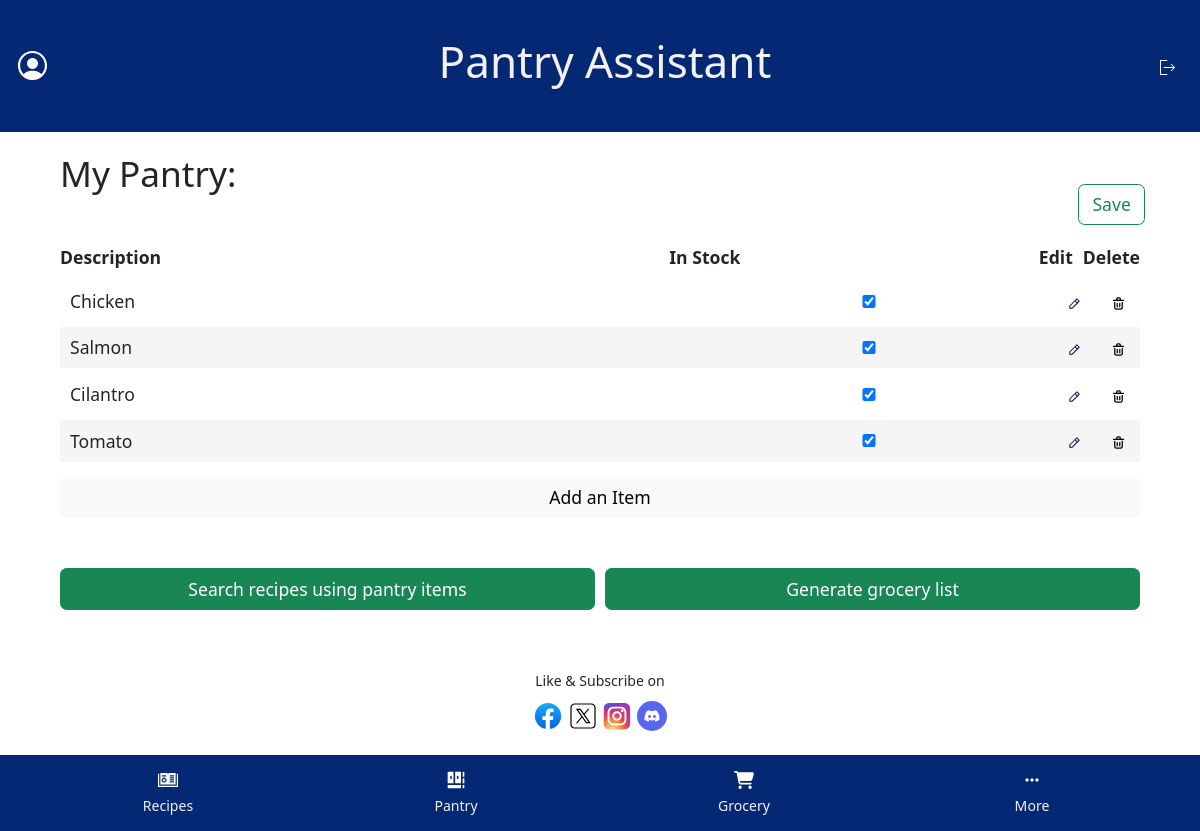
Page /pantry/ (signed in) on the earlier database version.
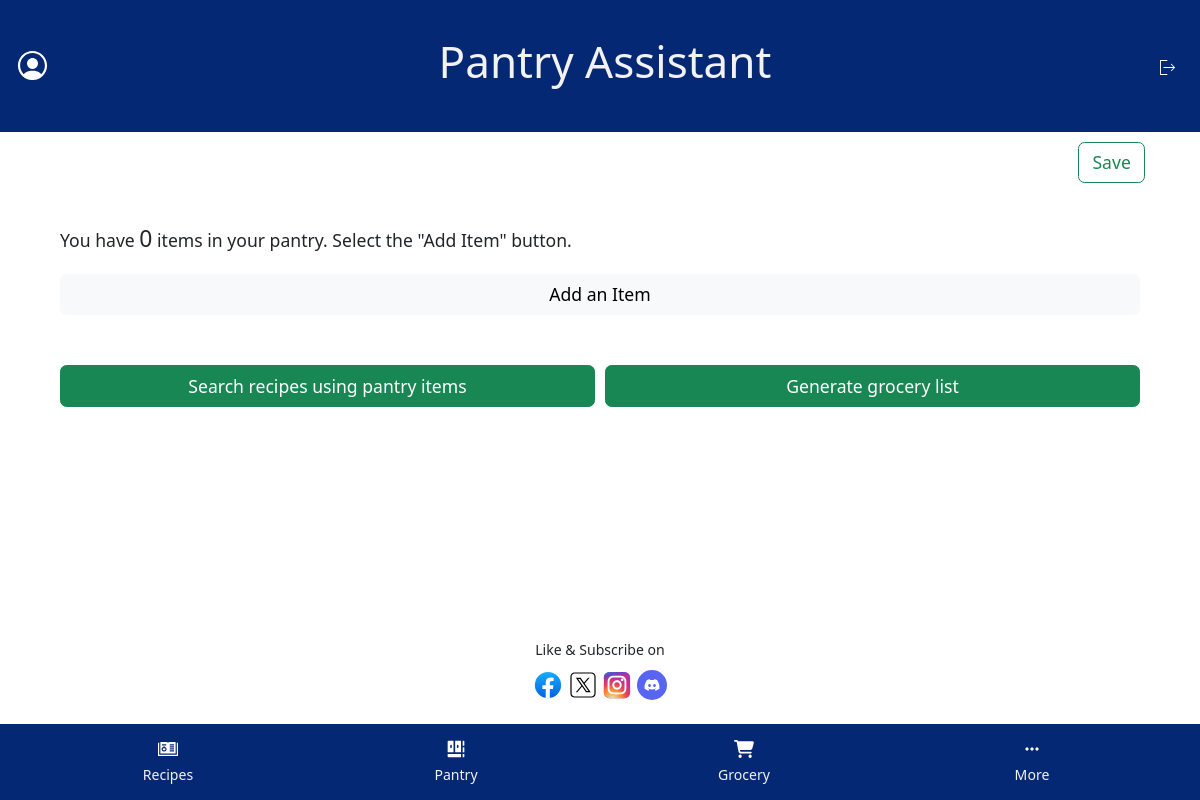
Same page on the later database version.
### pantry/models.py (models this page shows, shortened)
class PantryItem(models.Model):
    user = models.ForeignKey(User, on_delete=models.CASCADE)
    name = models.CharField(max_length=100)
    in_stock = models.BooleanField(default=True)
    quantity = models.IntegerField(default=1, blank=True, null=True)
    expiration_date = models.DateField(blank=True, null=True)

### pantry/views.py (the view)
# urls.py: path('pantry/', views.pantry_list, name="pantry_list"),
@login_required(login_url='login')
def pantry_list(request):
    if request.method == 'POST':
        new_item_form = NewPantryItemForm(request.POST)
        if new_item_form.is_valid():
            new_item = new_item_form.save(commit=False)
            new_item.user = request.user  # Set the user before saving
            new_item.save()
            return redirect('pantry_list')  # Redirect to the same view after saving
        elif request.POST.get("save"):
            return redirect('pantry_list')
    else:
        new_item_form = NewPantryItemForm()
    pantry_items = PantryItem.objects.filter(user=request.user)
    context = {
        'new_item_form' : NewPantryItemForm(),
        'pantry_items': pantry_items,
    }
    return render(request, 'pantry/pantry.html', context=context)

### pantry/forms.py
class NewPantryItemForm(forms.ModelForm):
    class Meta:
        model = PantryItem
        fields = ['name', 'quantity', 'expiration_date']
        widgets = {
            'quantity' : forms.NumberInput(attrs={'min': 0}),
            'expiration_date': forms.DateInput(attrs={'type': 'date'}),
        }
    def __init__(self, *args, **kwargs):
        super().__init__(*args, **kwargs)
        self.fields['quantity'].required = False
        self.fields['quantity'].label = "Quantity (Optional)"
        self.fields['expiration_date'].required = False
        self.fields['expiration_date'].label = "Expiration Date (Optional)"
    name = forms.CharField(required=True, widget=forms.TextInput(), label='Item Name')

### pantry/templates/pantry/pantry.html (shortened to what this page needs)
{% extends "pantry/authenticated_base.html" %}
{% load static %}
{% block link %}
    <link rel="stylesheet" href="{% static 'css/styles_pantry.css' %}">
{% endblock %}
{% block content %}
    {%if pantry_items %}<h2>My Pantry:</h2>{% endif %}
    <form id="pantry-list-form" action="#" method="POST">
        <div id="save-container">
            <button id="save-btn" class="btn btn-outline-success" type="submit" name="save" value="save">Save</button>
        </div>
        <div id="pantry-container">
            {%if pantry_items %}
                <div id="pantry-list-container">
                    <div class="pantry-list-header">
                        <div>Description</div>
                        <div>In Stock</div>
                        <div>Edit</div>
                        <div>Delete</div>
                    </div>
                    <ul>
                        {% for pantry_item in pantry_items %}
                            <div class="pantry-item-container">
                                <li>{{pantry_item.name|title}}</li>
                                {% if pantry_item.in_stock %}
                                    <input name="pi-{{pantry_item.id}}" value="clicked" type="checkbox" checked>
                                {% else %}
                                    <input name="pi-{{pantry_item.id}}" value="clicked" type="checkbox">
                                {% endif %}
                                <button class="edit btn" type="submit">
                                </button>
                                <button class="delete btn" type="submit">
                                </button>
                            </div>
                        {% endfor %}
                    </ul>
                </div>
            {% else %}
                <p id="zero-item-message">You have <span style="font-size: 1.3rem;">0</span> items in your pantry. Select the "Add Item" button.</p>
            {% endif %}
        </div>
    </form>
    <button id="add-item-btn" class="btn btn-light" type="submit">Add an Item</button>
    <div class="pantry-controls">
        <button id="generate-btn" type="submit" class="btn btn-success">Search recipes using pantry items</button>
        <button id="generate-btn" type="submit" class="btn btn-success">Generate grocery list</button>
    </div>
{% endblock %}

### pantry/templates/pantry/authenticated_base.html (shortened to what this page needs)
{% load static %}
<!DOCTYPE html>
<html lang="en">
<head>
    <link rel="stylesheet" type="text/css" href="{% static 'css/styles_authenticated.css' %}" />
    <link href="https://cdn.jsdelivr.net/npm/bootstrap@5.3.3/dist/css/bootstrap.min.css" rel="stylesheet">
    {% block link %}{% endblock %}
</head>
<body>
    <div id="content-wrapper">
        <header>
            <h1>{% block header %}Pantry Assistant{% endblock %}</h1>
            <a href="{% url 'logout' %}">
            </a>
            </header>
        <nav>
            <ul>
                <li>
                    <a href="{% url 'recipe_list' %}">
                        <div class="nav-text">Recipes</div>
                    </a>
                </li>
                <li>
                    <a href="{% url 'pantry_list' %}">
                        <div class="nav-text">Pantry</div>
                    </a>
                </li>
                <li>
                    <a href="{% url 'grocery_list' %}">
                        <div class="nav-text">Grocery</div>
                    </a>
                </li>
                <li>
                    <a href="">
                        <div class="nav-text">More</div>
                    </a>
                </li>
            </ul>
        </nav>
        <main>
            {% block content %}
            {% endblock %}
        </main>
        <footer>
            {% block footer %}
                <div>Like &amp; Subscribe on</div>
            {%endblock%}
        </footer>
    </div>
</body>
</html>

### static/css/styles_authenticated.css (style rules this page uses)
html, body { margin: 0; padding: 0; height: 100%; font-size: 1.1rem; }
#content-wrapper { display: flex; flex-direction: column; height: 100vh; }
header { background-color: #052874; color: #f2f2f2; text-align: center; display: flex; justify-content: space-between; align-items: center; padding: 35px 25px 35px 15px; }
#profile-icon { width: 35px; height: 35px; }
#logout-btn { width: 15px; height: 15px; text-decoration: none; }
nav { position: fixed; bottom: 0; left: 0; width: 100%; background-color: #052874; z-index: 100; }
nav ul { display: flex; justify-content: space-evenly; align-items: center; padding: 15px 0; margin: 0; }
nav ul li { list-style-type: none; width: 20%; text-align: center; }
nav ul li a { display: flex; flex-direction: column; align-items: center; color: #f2f2f2; font-size: .8rem; text-decoration: none; }
.nav-icon { width: 20px; height: 20px; margin-bottom: 5px; filter: invert(1); }
.nav-text { font-size: 0.8rem; }
main { flex: 1; display: flex; flex-direction: column; box-sizing: border-box; padding: 0 0 10px; width: 90%; margin: auto; }
footer { margin-top: 50px; text-align: center; }
.footer-icon { width: 30px; height: 30px; }
footer div { font-size: 0.8rem; margin-bottom: 10px; }

### static/css/styles_pantry.css (style rules this page uses)
main { margin-top: 20px; }
form { width: 100%; }
footer { padding-bottom: 100px; }
#zero-item-message { padding-top: 20px; }
#save-container { display: flex; justify-content: flex-end; }
#add-item-btn { width: 100%; }
.pantry-controls { display: flex; justify-content: space-evenly; gap: 10px; margin-top: 50px; }
.pantry-controls button { width: 50%; }
#save-container { position: relative; margin-bottom: 50px; }
#save-btn { position: absolute; top: -10px; right: -5px; z-index: 1; }

Differences in the rows shown:
removed PantryItem: name "Chicken"
removed PantryItem: name "Salmon"
removed PantryItem: name "Cilantro"
removed PantryItem: name "Tomato"
Other differences:
text no longer shown: "My Pantry: Description In Stock Edit Delete"
text now shown: "You have 0 items in your pantry. Select the \"Add Item\" button."
